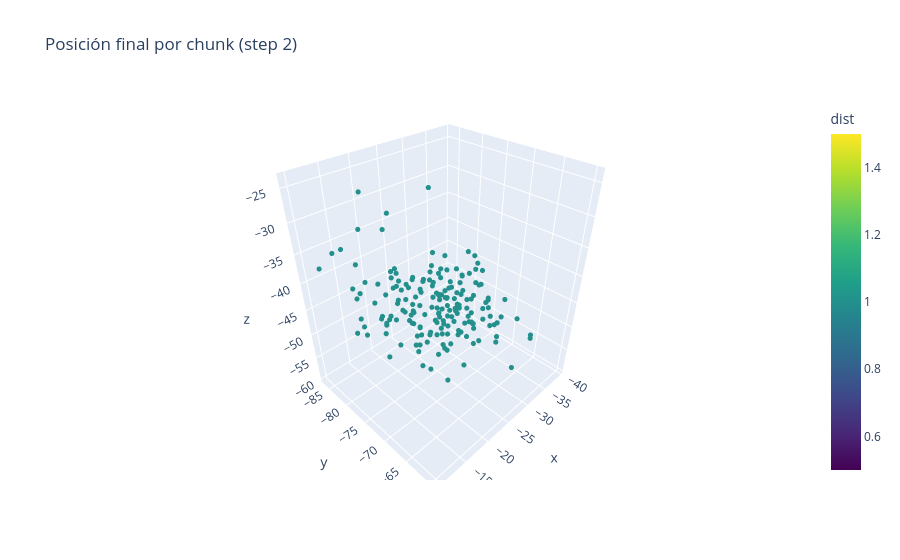

Notebook code cell kept with this figure:
### Code cell
import plotly.express as px

summed = Dataset(archivo=archivo).filter_by_step(step).filter_only_last_vector().sum_by_chunk().data

fig = px.scatter_3d(summed, x="x", y="y", z="z",
                    color="dist",
                    color_continuous_scale="Viridis",
                    title=f"Posición final por chunk (step {step})")

fig.update_traces(marker=dict(size=3))
fig.show()

### Figure 1 — Plotly figure (JSON) as saved in the notebook; plotly's stock layout.template omitted (floating-point values rounded to 4 significant figures; data arrays with more than 128 entries replaced by an {"elided": "..."} marker saying what was removed)
{"data": [{"hovertemplate": "x=%{x}<br>y=%{y}<br>z=%{z}<br>dist=%{marker.color}<extra></extra>", "legendgroup": "", "marker": {"color": {"elided": "184 int values"}, "coloraxis": "coloraxis", "size": 3, "symbol": "circle"}, "mode": "markers", "name": "", "scene": "scene", "showlegend": false, "type": "scatter3d", "x": {"elided": "184 float values"}, "y": {"elided": "184 float values"}, "z": {"elided": "184 float values"}}], "layout": {"coloraxis": {"colorbar": {"title": {"text": "dist"}}, "colorscale": [[0, "#440154"], [0.1111, "#482878"], [0.2222, "#3e4989"], [0.3333, "#31688e"], [0.4444, "#26828e"], [0.5556, "#1f9e89"], [0.6667, "#35b779"], [0.7778, "#6ece58"], [0.8889, "#b5de2b"], [1, "#fde725"]]}, "legend": {"tracegroupgap": 0}, "scene": {"domain": {"x": [0, 1], "y": [0, 1]}, "xaxis": {"title": {"text": "x"}}, "yaxis": {"title": {"text": "y"}}, "zaxis": {"title": {"text": "z"}}}, "title": {"text": "Posición final por chunk (step 2)"}}}
